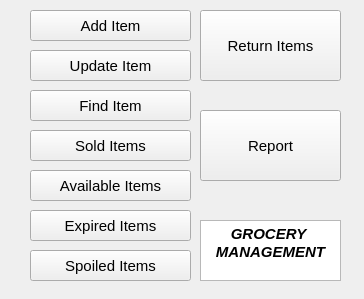
<?xml version="1.0" encoding="UTF-8"?>
<ui version="4.0">
 <class>MainWindow</class>
 <widget class="QMainWindow" name="MainWindow">
  <property name="geometry">
   <rect>
    <x>0</x>
    <y>0</y>
    <width>364</width>
    <height>299</height>
   </rect>
  </property>
  <property name="windowTitle">
   <string>Grocery Store Manager 1.0</string>
  </property>
  <widget class="QWidget" name="centralWidget">
   <widget class="QPushButton" name="btnAddItem">
    <property name="geometry">
     <rect>
      <x>30</x>
      <y>10</y>
      <width>161</width>
      <height>31</height>
     </rect>
    </property>
    <property name="font">
     <font>
      <pointsize>11</pointsize>
     </font>
    </property>
    <property name="text">
     <string>Add Item</string>
    </property>
   </widget>
   <widget class="QPushButton" name="btnUpdateItem">
    <property name="geometry">
     <rect>
      <x>30</x>
      <y>50</y>
      <width>161</width>
      <height>31</height>
     </rect>
    </property>
    <property name="font">
     <font>
      <pointsize>11</pointsize>
     </font>
    </property>
    <property name="text">
     <string>Update Item</string>
    </property>
   </widget>
   <widget class="QPushButton" name="btnAvailableItems">
    <property name="geometry">
     <rect>
      <x>30</x>
      <y>170</y>
      <width>161</width>
      <height>31</height>
     </rect>
    </property>
    <property name="font">
     <font>
      <pointsize>11</pointsize>
     </font>
    </property>
    <property name="text">
     <string>Available Items</string>
    </property>
   </widget>
   <widget class="QPushButton" name="btnSoldItems">
    <property name="geometry">
     <rect>
      <x>30</x>
      <y>130</y>
      <width>161</width>
      <height>31</height>
     </rect>
    </property>
    <property name="font">
     <font>
      <pointsize>11</pointsize>
     </font>
    </property>
    <property name="text">
     <string>Sold Items</string>
    </property>
   </widget>
   <widget class="QPushButton" name="btnReport">
    <property name="geometry">
     <rect>
      <x>200</x>
      <y>110</y>
      <width>141</width>
      <height>71</height>
     </rect>
    </property>
    <property name="font">
     <font>
      <pointsize>11</pointsize>
     </font>
    </property>
    <property name="text">
     <string>Report</string>
    </property>
   </widget>
   <widget class="QPushButton" name="btnExpiredItems">
    <property name="geometry">
     <rect>
      <x>30</x>
      <y>210</y>
      <width>161</width>
      <height>31</height>
     </rect>
    </property>
    <property name="font">
     <font>
      <pointsize>11</pointsize>
     </font>
    </property>
    <property name="text">
     <string>Expired Items</string>
    </property>
   </widget>
   <widget class="QPushButton" name="btnSpoiledItem">
    <property name="geometry">
     <rect>
      <x>30</x>
      <y>250</y>
      <width>161</width>
      <height>31</height>
     </rect>
    </property>
    <property name="font">
     <font>
      <pointsize>11</pointsize>
     </font>
    </property>
    <property name="text">
     <string>Spoiled Items</string>
    </property>
   </widget>
   <widget class="QPushButton" name="btnReturnItems">
    <property name="geometry">
     <rect>
      <x>200</x>
      <y>10</y>
      <width>141</width>
      <height>71</height>
     </rect>
    </property>
    <property name="font">
     <font>
      <pointsize>11</pointsize>
     </font>
    </property>
    <property name="text">
     <string>Return Items</string>
    </property>
   </widget>
   <widget class="QPushButton" name="btnFindItem">
    <property name="geometry">
     <rect>
      <x>30</x>
      <y>90</y>
      <width>161</width>
      <height>31</height>
     </rect>
    </property>
    <property name="font">
     <font>
      <pointsize>11</pointsize>
     </font>
    </property>
    <property name="text">
     <string>Find Item</string>
    </property>
   </widget>
   <widget class="QTextEdit" name="textEdit">
    <property name="geometry">
     <rect>
      <x>200</x>
      <y>220</y>
      <width>141</width>
      <height>61</height>
     </rect>
    </property>
    <property name="html">
     <string>&lt;!DOCTYPE HTML PUBLIC &quot;-//W3C//DTD HTML 4.0//EN&quot; &quot;http://www.w3.org/TR/REC-html40/strict.dtd&quot;&gt;
&lt;html&gt;&lt;head&gt;&lt;meta name=&quot;qrichtext&quot; content=&quot;1&quot; /&gt;&lt;meta charset=&quot;utf-8&quot; /&gt;&lt;style type=&quot;text/css&quot;&gt;
p, li { white-space: pre-wrap; }
&lt;/style&gt;&lt;/head&gt;&lt;body style=&quot; font-family:'Ubuntu'; font-size:11pt; font-weight:400; font-style:normal;&quot;&gt;
&lt;p align=&quot;center&quot; style=&quot; margin-top:0px; margin-bottom:0px; margin-left:0px; margin-right:0px; -qt-block-indent:0; text-indent:0px;&quot;&gt;&lt;span style=&quot; font-weight:700; font-style:italic;&quot;&gt;GROCERY &lt;/span&gt;&lt;/p&gt;
&lt;p align=&quot;center&quot; style=&quot; margin-top:0px; margin-bottom:0px; margin-left:0px; margin-right:0px; -qt-block-indent:0; text-indent:0px;&quot;&gt;&lt;span style=&quot; font-weight:700; font-style:italic;&quot;&gt;MANAGEMENT&lt;/span&gt;&lt;/p&gt;&lt;/body&gt;&lt;/html&gt;</string>
    </property>
   </widget>
  </widget>
 </widget>
 <layoutdefault spacing="6" margin="11"/>
 <resources/>
 <connections/>
</ui>
